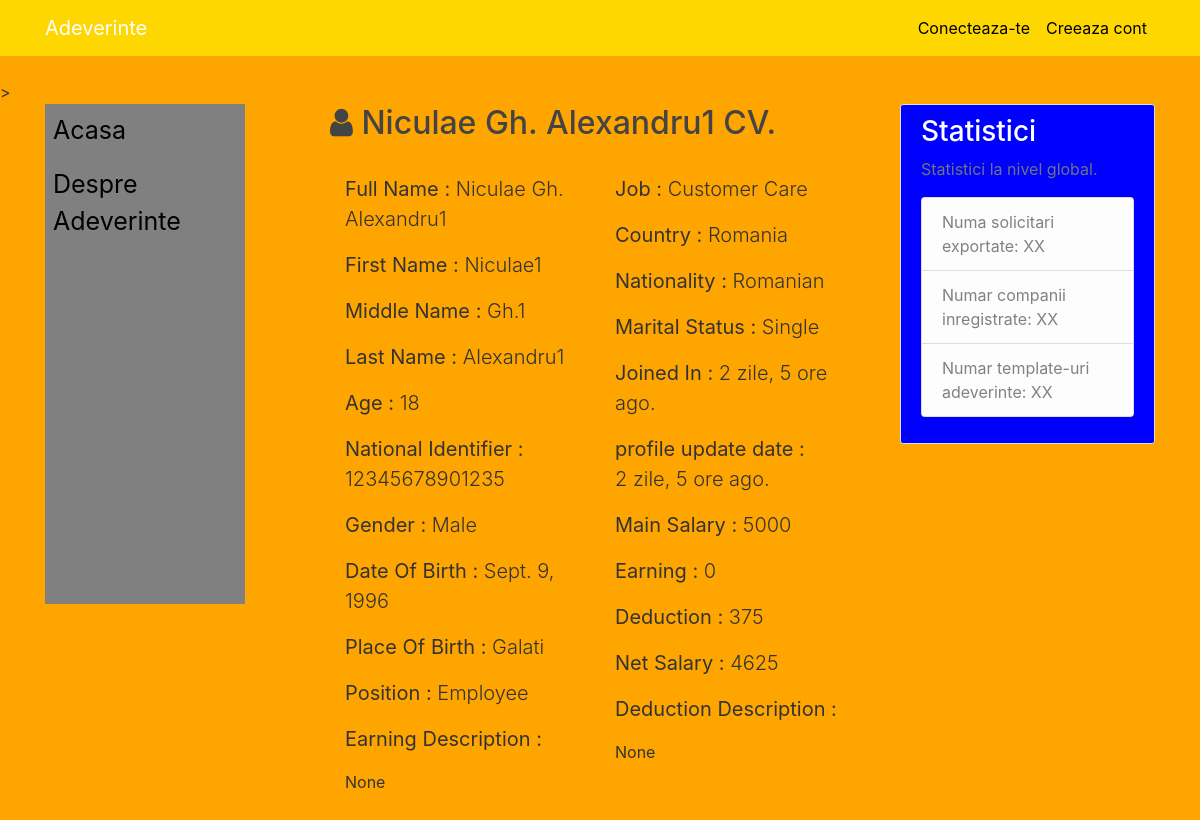
Screenshot of /employees/2/ with the database file from the repository.
### employee/models.py (models this page shows, shortened)
class Employees(models.Model):
    GENDER_CHOICES = [
        ('Male', 'Male'),
        ('Female', 'Female'),
    ]
    Position_CHOICES = [
        ('Employee', 'Employee'),
        ('Manager', 'Manager'),
        ('CEO', 'CEO'),
    ]
    MARITAL_STATUS_CHOICES = [
        ('Single', 'Single'),
        ('Married', 'Married'),
    ]
    first_name = models.CharField(max_length=255)
    middle_name = models.CharField(max_length=255)
    last_name = models.CharField(max_length=255)
    full_name = models.CharField(max_length=500)
    national_identifier = models.BigIntegerField()
    age = models.PositiveIntegerField()
    gender = models.CharField(choices=GENDER_CHOICES, max_length=25)
    date_of_birth = models.DateField()
    place_of_birth = models.CharField(max_length=255)
    position = models.CharField(choices=Position_CHOICES, max_length=25)
    job = models.CharField(max_length=255, null=True)
    country = models.CharField(max_length=255)
    nationality = models.CharField(max_length=255)
    marital_status = models.CharField(choices=MARITAL_STATUS_CHOICES, max_length=25)
    salary = models.PositiveIntegerField()
    deduction = models.PositiveIntegerField(default=0, null=True)
    earning = models.PositiveIntegerField(default=0, null=True)
    deduction_description = models.TextField(null=True)
    earning_description = models.TextField(null=True)
    activated = models.BooleanField(default=True)
    freeze = models.BooleanField(default=False)
    added = models.DateTimeField(auto_now_add=True)
    updated = models.DateTimeField(auto_now=True)

### employee/views.py (the view)
# urls.py: url(r'^(?P<pk>\d+)/$', EmployeeDetailView.as_view(), name='detail'),
class EmployeeDetailView(DetailView):
    template_name = 'employees/employee_detail.html'
    def get_queryset(self):
        qs = Employees.objects.filter(id=self.kwargs['pk'], activated=True)
        return qs
    def get_context_data(self, **kwargs):
        context = super(EmployeeDetailView, self).get_context_data(**kwargs)
        context['title'] = 'Employee'
        return context

### employee/templates/employees/employee_detail.html
{% extends 'main_website/base.html' %}
{% load mathfilters %}
{% block content %}
    <div class="container">
        <div class="row">
            <h2 class="text-center"><i class="fa fa-user"></i> {{ object.full_name }} CV.</h2>
            <br>
            <div class="col-sm-6">
                <br>
                <p class="lead"><b>Full Name : </b>{{ object.full_name }}</p>
                <p class="lead"><b>First Name : </b>{{ object.first_name }}</p>
                <p class="lead"><b>Middle Name : </b>{{ object.middle_name }}</p>
                <p class="lead"><b>Last Name : </b>{{ object.last_name }}</p>
                <p class="lead"><b>Age : </b>{{ object.age }}</p>
                <p class="lead"><b>National Identifier : </b>{{ object.national_identifier }}</p>
                <p class="lead"><b>Gender : </b>{{ object.gender }}</p>
                <p class="lead"><b>Date Of Birth : </b>{{ object.date_of_birth }}</p>
                <p class="lead"><b>Place Of Birth : </b>{{ object.place_of_birth }}</p>
                <p class="lead"><b>Position : </b>{{ object.position }}</p>
                <p class="lead"><b>Earning Description  : </b>{{ object.earning_description | linebreaks }}</p>
            </div>
            <div class="col-sm-6">
                <br>
                <p class="lead"><b>Job : </b>{{ object.job }}</p>
                <p class="lead"><b>Country : </b>{{ object.country }}</p>
                <p class="lead"><b>Nationality : </b>{{ object.nationality }}</p>
                <p class="lead"><b>Marital Status : </b>{{ object.marital_status }}</p>
                <p class="lead"><b>Joined In : </b>{{ object.added | timesince}} ago.</p>
                <p class="lead"><b>profile update date : </b>{{ object.updated | timesince}} ago.</p>
                <p class="lead"><b>Main Salary : </b>{{ object.salary }}</p>
                <p class="lead"><b>Earning : </b>{{ object.earning }}</p>
                <p class="lead"><b>Deduction : </b>{{ object.deduction }}</p>
                <p class="lead"><b>Net Salary : </b>{{ object.salary |add:object.earning |sub:object.deduction }}</p>
                <p class="lead"><b>Deduction Description : </b>{{ object.deduction_description | linebreaks }}</p>
            </div>
        </div>
    </div>
    <br>
    <br>
    <br>
    <br>
    <br>
    <br>
{% endblock %}

### main_website/static/main_website/main.css (style rules this page uses)
body { background: #ffa500; color: #333333; margin-top: 5rem; }
h1, h2, h3, h4, h5, h6 { color: #444444; }

### rows the page displays
Employees: full_name "Niculae Gh. Alexandru1", first_name "Niculae1", middle_name "Gh.1", last_name "Alexandru1", age "18", national_identifier "12345678901235", gender "Male", date_of_birth "Sept. 9, 1996", place_of_birth "Galati", position "Employee", earning_description "None", job "Customer Care", country "Romania", nationality "Romanian", marital_status "Single", added "2 zile, 5 ore", updated "2 zile, 5 ore", salary "5000", earning "0", deduction "375", salary|add "4625", deduction_description "None"
